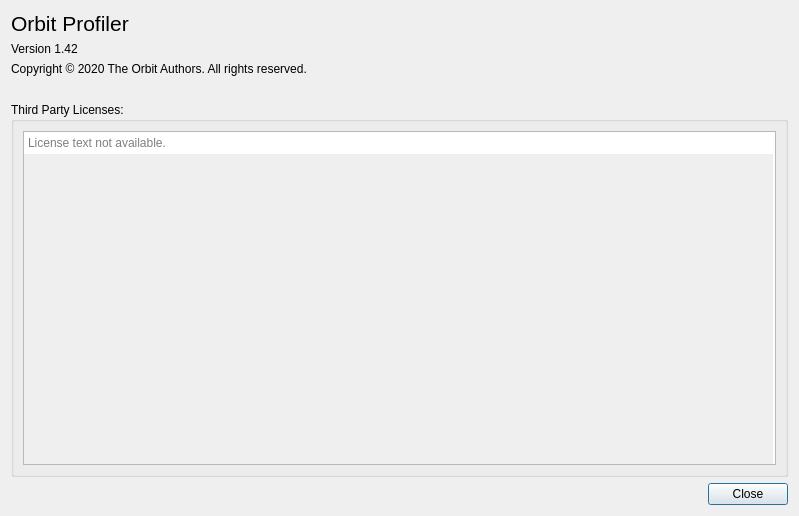
<?xml version="1.0" encoding="UTF-8"?>
<ui version="4.0">
 <class>OrbitAboutDialog</class>
 <widget class="QDialog" name="OrbitAboutDialog">
  <property name="geometry">
   <rect>
    <x>0</x>
    <y>0</y>
    <width>799</width>
    <height>516</height>
   </rect>
  </property>
  <property name="windowTitle">
   <string>OrbitAboutDialog</string>
  </property>
  <layout class="QGridLayout" name="gridLayout">
   <item row="5" column="0">
    <widget class="QDialogButtonBox" name="buttonBox">
     <property name="orientation">
      <enum>Qt::Horizontal</enum>
     </property>
     <property name="standardButtons">
      <set>QDialogButtonBox::Close</set>
     </property>
    </widget>
   </item>
   <item row="0" column="0">
    <widget class="QLabel" name="titleLanel">
     <property name="font">
      <font>
       <pointsize>16</pointsize>
      </font>
     </property>
     <property name="text">
      <string>Orbit Profiler</string>
     </property>
    </widget>
   </item>
   <item row="4" column="0">
    <widget class="QGroupBox" name="licenseGrooupBox">
     <property name="title">
      <string>Third Party Licenses:</string>
     </property>
     <layout class="QVBoxLayout" name="verticalLayout">
      <item>
       <widget class="QPlainTextEdit" name="licenseTextEdit">
        <property name="autoFillBackground">
         <bool>false</bool>
        </property>
        <property name="frameShape">
         <enum>QFrame::StyledPanel</enum>
        </property>
        <property name="lineWrapMode">
         <enum>QPlainTextEdit::NoWrap</enum>
        </property>
        <property name="readOnly">
         <bool>true</bool>
        </property>
        <property name="backgroundVisible">
         <bool>true</bool>
        </property>
        <property name="placeholderText">
         <string>License text not available.</string>
        </property>
       </widget>
      </item>
     </layout>
    </widget>
   </item>
   <item row="1" column="0">
    <widget class="QLabel" name="versionLabel">
     <property name="text">
      <string>Version 1.42</string>
     </property>
    </widget>
   </item>
   <item row="2" column="0">
    <widget class="QLabel" name="copyrightLabel">
     <property name="text">
      <string>Copyright © 2020 The Orbit Authors. All rights reserved.</string>
     </property>
    </widget>
   </item>
   <item row="3" column="0">
    <spacer name="verticalSpacer">
     <property name="orientation">
      <enum>Qt::Vertical</enum>
     </property>
     <property name="sizeType">
      <enum>QSizePolicy::Fixed</enum>
     </property>
     <property name="sizeHint" stdset="0">
      <size>
       <width>20</width>
       <height>20</height>
      </size>
     </property>
    </spacer>
   </item>
  </layout>
 </widget>
 <resources/>
 <connections>
  <connection>
   <sender>buttonBox</sender>
   <signal>accepted()</signal>
   <receiver>OrbitAboutDialog</receiver>
   <slot>accept()</slot>
   <hints>
    <hint type="sourcelabel">
     <x>248</x>
     <y>254</y>
    </hint>
    <hint type="destinationlabel">
     <x>157</x>
     <y>274</y>
    </hint>
   </hints>
  </connection>
  <connection>
   <sender>buttonBox</sender>
   <signal>rejected()</signal>
   <receiver>OrbitAboutDialog</receiver>
   <slot>reject()</slot>
   <hints>
    <hint type="sourcelabel">
     <x>316</x>
     <y>260</y>
    </hint>
    <hint type="destinationlabel">
     <x>286</x>
     <y>274</y>
    </hint>
   </hints>
  </connection>
 </connections>
</ui>
